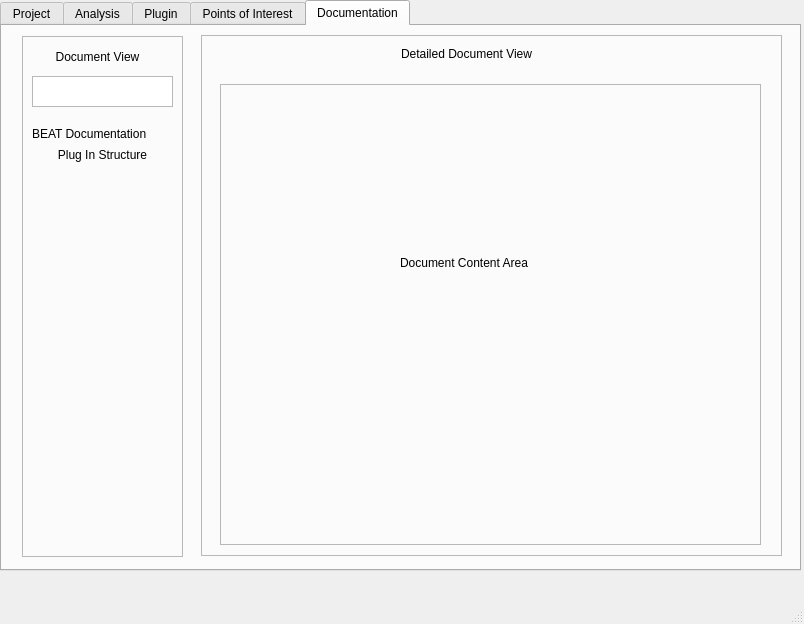
<?xml version="1.0" encoding="UTF-8"?>
<ui version="4.0">
 <class>MainWindow</class>
 <widget class="QMainWindow" name="MainWindow">
  <property name="geometry">
   <rect>
    <x>0</x>
    <y>0</y>
    <width>804</width>
    <height>624</height>
   </rect>
  </property>
  <property name="windowTitle">
   <string>MainWindow</string>
  </property>
  <widget class="QWidget" name="centralwidget">
   <widget class="QTabWidget" name="tabWidget">
    <property name="geometry">
     <rect>
      <x>0</x>
      <y>0</y>
      <width>801</width>
      <height>571</height>
     </rect>
    </property>
    <property name="currentIndex">
     <number>4</number>
    </property>
    <widget class="QWidget" name="ProjectTab">
     <attribute name="title">
      <string>Project</string>
     </attribute>
     <widget class="QGroupBox" name="groupBox_3">
      <property name="geometry">
       <rect>
        <x>10</x>
        <y>10</y>
        <width>181</width>
        <height>511</height>
       </rect>
      </property>
      <property name="title">
       <string>Project View</string>
      </property>
      <property name="alignment">
       <set>Qt::AlignCenter</set>
      </property>
      <widget class="QWidget" name="verticalLayoutWidget_2">
       <property name="geometry">
        <rect>
         <x>10</x>
         <y>30</y>
         <width>161</width>
         <height>471</height>
        </rect>
       </property>
       <layout class="QVBoxLayout" name="verticalLayout_2">
        <property name="spacing">
         <number>20</number>
        </property>
        <item>
         <widget class="QLineEdit" name="lineEdit"/>
        </item>
        <item>
         <widget class="QListWidget" name="listWidget"/>
        </item>
        <item>
         <widget class="QPushButton" name="pushButton_7">
          <property name="text">
           <string>New</string>
          </property>
         </widget>
        </item>
       </layout>
      </widget>
     </widget>
     <widget class="QGroupBox" name="groupBox_4">
      <property name="geometry">
       <rect>
        <x>200</x>
        <y>10</y>
        <width>581</width>
        <height>511</height>
       </rect>
      </property>
      <property name="title">
       <string>Detailed Project View</string>
      </property>
      <property name="alignment">
       <set>Qt::AlignCenter</set>
      </property>
      <widget class="QWidget" name="gridLayoutWidget_2">
       <property name="geometry">
        <rect>
         <x>10</x>
         <y>30</y>
         <width>561</width>
         <height>471</height>
        </rect>
       </property>
       <layout class="QGridLayout" name="gridLayout_2">
        <property name="spacing">
         <number>20</number>
        </property>
        <item row="1" column="0">
         <widget class="QLabel" name="label_8">
          <property name="text">
           <string>Project Description</string>
          </property>
         </widget>
        </item>
        <item row="3" column="1">
         <widget class="QTableWidget" name="tableWidget"/>
        </item>
        <item row="2" column="2">
         <widget class="QPushButton" name="pushButton_8">
          <property name="text">
           <string>Browse</string>
          </property>
         </widget>
        </item>
        <item row="1" column="1">
         <widget class="QTextEdit" name="textEdit_2"/>
        </item>
        <item row="0" column="0">
         <widget class="QLabel" name="label_7">
          <property name="text">
           <string>Project Name</string>
          </property>
         </widget>
        </item>
        <item row="2" column="1">
         <widget class="QLineEdit" name="lineEdit_3"/>
        </item>
        <item row="3" column="0">
         <widget class="QLabel" name="label_10">
          <property name="text">
           <string>Binary FIle Properties</string>
          </property>
         </widget>
        </item>
        <item row="2" column="0">
         <widget class="QLabel" name="label_9">
          <property name="text">
           <string>Binary File Path</string>
          </property>
         </widget>
        </item>
        <item row="0" column="1">
         <widget class="QLineEdit" name="lineEdit_2"/>
        </item>
        <item row="4" column="0">
         <widget class="QPushButton" name="pushButton_9">
          <property name="text">
           <string>Delete</string>
          </property>
         </widget>
        </item>
        <item row="4" column="2">
         <widget class="QPushButton" name="pushButton_10">
          <property name="text">
           <string>Save</string>
          </property>
         </widget>
        </item>
       </layout>
      </widget>
     </widget>
    </widget>
    <widget class="QWidget" name="analysisTab">
     <attribute name="title">
      <string>Analysis</string>
     </attribute>
    </widget>
    <widget class="QWidget" name="pluginTab">
     <attribute name="title">
      <string>Plugin</string>
     </attribute>
    </widget>
    <widget class="QWidget" name="pointsOfInterestTab">
     <attribute name="title">
      <string>Points of Interest</string>
     </attribute>
     <widget class="QFrame" name="frame">
      <property name="geometry">
       <rect>
        <x>10</x>
        <y>20</y>
        <width>201</width>
        <height>511</height>
       </rect>
      </property>
      <property name="frameShape">
       <enum>QFrame::StyledPanel</enum>
      </property>
      <property name="frameShadow">
       <enum>QFrame::Raised</enum>
      </property>
      <widget class="QWidget" name="gridLayoutWidget">
       <property name="geometry">
        <rect>
         <x>9</x>
         <y>9</y>
         <width>181</width>
         <height>493</height>
        </rect>
       </property>
       <layout class="QGridLayout" name="gridLayout_5">
        <property name="verticalSpacing">
         <number>6</number>
        </property>
        <item row="1" column="0">
         <widget class="QTextEdit" name="textEdit">
          <property name="sizePolicy">
           <sizepolicy hsizetype="Expanding" vsizetype="Expanding">
            <horstretch>0</horstretch>
            <verstretch>0</verstretch>
           </sizepolicy>
          </property>
         </widget>
        </item>
        <item row="0" column="0">
         <widget class="QLabel" name="label">
          <property name="text">
           <string>Point of Interest View</string>
          </property>
         </widget>
        </item>
        <item row="2" column="0" rowspan="2">
         <layout class="QVBoxLayout" name="verticalLayout">
          <property name="sizeConstraint">
           <enum>QLayout::SetDefaultConstraint</enum>
          </property>
          <item alignment="Qt::AlignHCenter">
           <widget class="QLabel" name="label_2">
            <property name="text">
             <string>Point of Interest A</string>
            </property>
           </widget>
          </item>
          <item alignment="Qt::AlignHCenter">
           <widget class="QLabel" name="label_3">
            <property name="text">
             <string>Point of Interest B</string>
            </property>
           </widget>
          </item>
          <item alignment="Qt::AlignHCenter">
           <widget class="QLabel" name="label_4">
            <property name="text">
             <string>Point of Interest C</string>
            </property>
           </widget>
          </item>
          <item alignment="Qt::AlignHCenter">
           <widget class="QLabel" name="label_5">
            <property name="text">
             <string>Point of Interest X</string>
            </property>
           </widget>
          </item>
         </layout>
        </item>
        <item row="4" column="0" alignment="Qt::AlignRight|Qt::AlignVCenter">
         <widget class="QPushButton" name="pushButton">
          <property name="text">
           <string>New</string>
          </property>
         </widget>
        </item>
       </layout>
      </widget>
     </widget>
     <widget class="QFrame" name="frame_2">
      <property name="geometry">
       <rect>
        <x>219</x>
        <y>19</y>
        <width>551</width>
        <height>511</height>
       </rect>
      </property>
      <property name="frameShape">
       <enum>QFrame::StyledPanel</enum>
      </property>
      <property name="frameShadow">
       <enum>QFrame::Raised</enum>
      </property>
      <widget class="QWidget" name="gridLayoutWidget_3">
       <property name="geometry">
        <rect>
         <x>9</x>
         <y>9</y>
         <width>531</width>
         <height>481</height>
        </rect>
       </property>
       <layout class="QGridLayout" name="gridLayout_3">
        <item row="3" column="0" alignment="Qt::AlignLeft">
         <widget class="QPushButton" name="pushButton_2">
          <property name="text">
           <string>Delete</string>
          </property>
         </widget>
        </item>
        <item row="3" column="1" alignment="Qt::AlignRight">
         <widget class="QPushButton" name="pushButton_3">
          <property name="text">
           <string>Save</string>
          </property>
         </widget>
        </item>
        <item row="2" column="0" colspan="2">
         <widget class="QFrame" name="frame_3">
          <property name="sizePolicy">
           <sizepolicy hsizetype="Preferred" vsizetype="Expanding">
            <horstretch>0</horstretch>
            <verstretch>0</verstretch>
           </sizepolicy>
          </property>
          <property name="frameShape">
           <enum>QFrame::StyledPanel</enum>
          </property>
          <property name="frameShadow">
           <enum>QFrame::Raised</enum>
          </property>
          <widget class="QLabel" name="label_11">
           <property name="geometry">
            <rect>
             <x>160</x>
             <y>180</y>
             <width>211</width>
             <height>17</height>
            </rect>
           </property>
           <property name="text">
            <string>Point Of Interest Content Area</string>
           </property>
          </widget>
         </widget>
        </item>
        <item row="0" column="0" colspan="2" alignment="Qt::AlignTop">
         <widget class="QLabel" name="label_6">
          <property name="sizePolicy">
           <sizepolicy hsizetype="Minimum" vsizetype="Preferred">
            <horstretch>0</horstretch>
            <verstretch>0</verstretch>
           </sizepolicy>
          </property>
          <property name="text">
           <string>Detail Point of Interest View</string>
          </property>
          <property name="alignment">
           <set>Qt::AlignCenter</set>
          </property>
         </widget>
        </item>
        <item row="1" column="0" colspan="2">
         <layout class="QGridLayout" name="gridLayout_4">
          <item row="0" column="0">
           <widget class="QLabel" name="label_12">
            <property name="text">
             <string>Plugin</string>
            </property>
            <property name="alignment">
             <set>Qt::AlignRight|Qt::AlignTrailing|Qt::AlignVCenter</set>
            </property>
           </widget>
          </item>
          <item row="1" column="0">
           <widget class="QLabel" name="label_13">
            <property name="text">
             <string>Point of Interest Type</string>
            </property>
            <property name="alignment">
             <set>Qt::AlignRight|Qt::AlignTrailing|Qt::AlignVCenter</set>
            </property>
           </widget>
          </item>
          <item row="0" column="1">
           <widget class="QComboBox" name="comboBox">
            <property name="currentText">
             <string extracomment="Existing Plugin"/>
            </property>
           </widget>
          </item>
          <item row="1" column="1">
           <widget class="QComboBox" name="comboBox_2">
            <property name="currentText">
             <string extracomment="Type"/>
            </property>
           </widget>
          </item>
         </layout>
        </item>
       </layout>
      </widget>
     </widget>
    </widget>
    <widget class="QWidget" name="documentationTab">
     <attribute name="title">
      <string>Documentation</string>
     </attribute>
     <widget class="QFrame" name="frame_4">
      <property name="geometry">
       <rect>
        <x>20</x>
        <y>10</y>
        <width>161</width>
        <height>521</height>
       </rect>
      </property>
      <property name="frameShape">
       <enum>QFrame::StyledPanel</enum>
      </property>
      <property name="frameShadow">
       <enum>QFrame::Raised</enum>
      </property>
      <widget class="QLabel" name="label_14">
       <property name="geometry">
        <rect>
         <x>10</x>
         <y>10</y>
         <width>131</width>
         <height>21</height>
        </rect>
       </property>
       <property name="text">
        <string>Document View</string>
       </property>
       <property name="alignment">
        <set>Qt::AlignCenter</set>
       </property>
      </widget>
      <widget class="QTextEdit" name="textEdit_3">
       <property name="geometry">
        <rect>
         <x>10</x>
         <y>40</y>
         <width>141</width>
         <height>31</height>
        </rect>
       </property>
      </widget>
      <widget class="QLabel" name="label_15">
       <property name="geometry">
        <rect>
         <x>10</x>
         <y>90</y>
         <width>146</width>
         <height>16</height>
        </rect>
       </property>
       <property name="text">
        <string>BEAT Documentation</string>
       </property>
      </widget>
      <widget class="QLabel" name="label_16">
       <property name="geometry">
        <rect>
         <x>10</x>
         <y>110</y>
         <width>141</width>
         <height>17</height>
        </rect>
       </property>
       <property name="text">
        <string>Plug In Structure</string>
       </property>
       <property name="alignment">
        <set>Qt::AlignCenter</set>
       </property>
      </widget>
     </widget>
     <widget class="QFrame" name="frame_5">
      <property name="geometry">
       <rect>
        <x>199</x>
        <y>9</y>
        <width>581</width>
        <height>521</height>
       </rect>
      </property>
      <property name="frameShape">
       <enum>QFrame::StyledPanel</enum>
      </property>
      <property name="frameShadow">
       <enum>QFrame::Raised</enum>
      </property>
      <widget class="QFrame" name="frame_6">
       <property name="geometry">
        <rect>
         <x>19</x>
         <y>49</y>
         <width>541</width>
         <height>461</height>
        </rect>
       </property>
       <property name="frameShape">
        <enum>QFrame::StyledPanel</enum>
       </property>
       <property name="frameShadow">
        <enum>QFrame::Raised</enum>
       </property>
       <widget class="QLabel" name="label_17">
        <property name="geometry">
         <rect>
          <x>180</x>
          <y>170</y>
          <width>171</width>
          <height>17</height>
         </rect>
        </property>
        <property name="text">
         <string>Document Content Area</string>
        </property>
       </widget>
      </widget>
      <widget class="QLabel" name="label_18">
       <property name="geometry">
        <rect>
         <x>200</x>
         <y>10</y>
         <width>171</width>
         <height>17</height>
        </rect>
       </property>
       <property name="text">
        <string>Detailed Document View</string>
       </property>
      </widget>
     </widget>
    </widget>
   </widget>
  </widget>
  <widget class="QStatusBar" name="statusbar"/>
  <widget class="QMenuBar" name="menubar">
   <property name="geometry">
    <rect>
     <x>0</x>
     <y>0</y>
     <width>804</width>
     <height>22</height>
    </rect>
   </property>
  </widget>
 </widget>
 <resources/>
 <connections/>
</ui>
